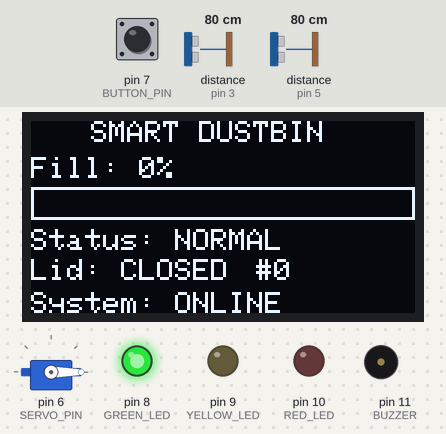
Recording of a sketch running on a simulated Arduino Uno, built with avr-gcc and run on an emulated ATmega328P. Parts: servo, 128×64 one-colour display, output pins drawn as LEDs (lit = HIGH), buzzer (waves = sounding, pin HIGH). Wiring (inferred from the names in the program): 2 × ultrasonic range finder: trigger pin 2, echo pin 3 / trigger pin 4, echo pin 5. The test bench sets the inputs (shaded band); at power-on: distance to the obstacle (sensors on pin 5, pin 3) 80 cm, pin 7 (BUTTON_PIN) HIGH. The echo pulse lasts 58.3 µs per cm; pins used as bus, display or sensor lines are not drawn; what the sketch prints to the serial monitor is not drawn.

Above: at 3.4 s.
3.5 s: distance to the obstacle (sensor on pin 5) set to 14 cm
At 4.4 s:
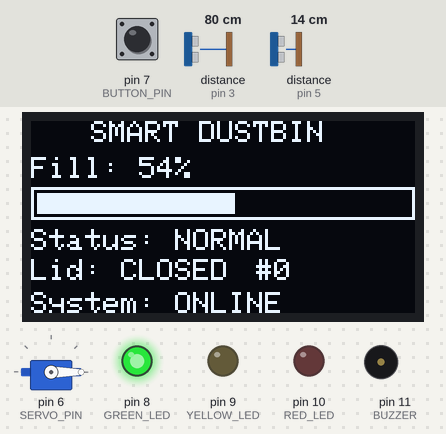
5.2 s: distance to the obstacle (sensor on pin 5) set to 11 cm
At 5.8 s:
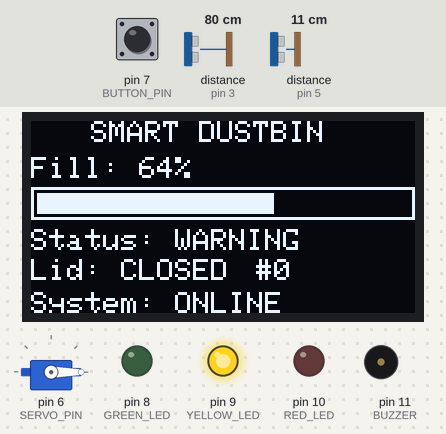
6.9 s: distance to the obstacle (sensor on pin 3) set to 23 cm
9.9 s: distance to the obstacle (sensor on pin 3) set to 19 cm
At 11.2 s:
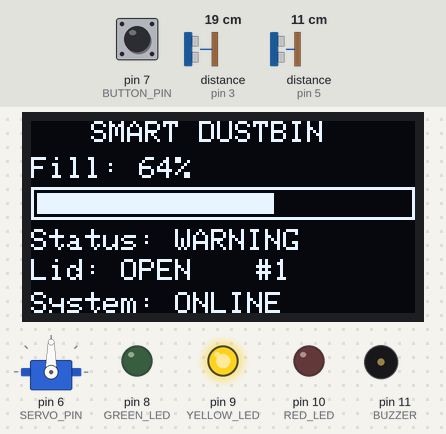
11.5 s: distance to the obstacle (sensor on pin 5) set to 6 cm
At 12.4 s:
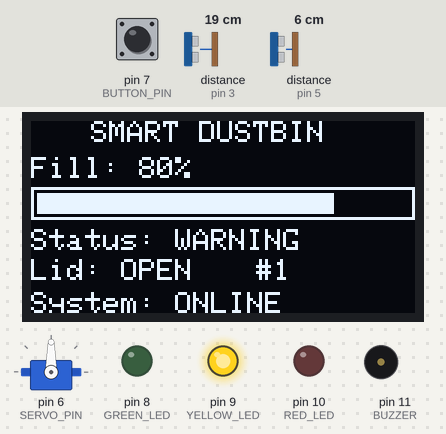
13.2 s: distance to the obstacle (sensor on pin 5) set to 3 cm
At 14.7 s:
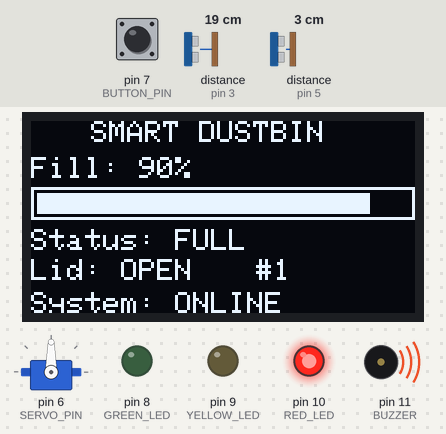
Timing chart, 0 to 17.2 s (numbered marks = the images above; inputs shaded):
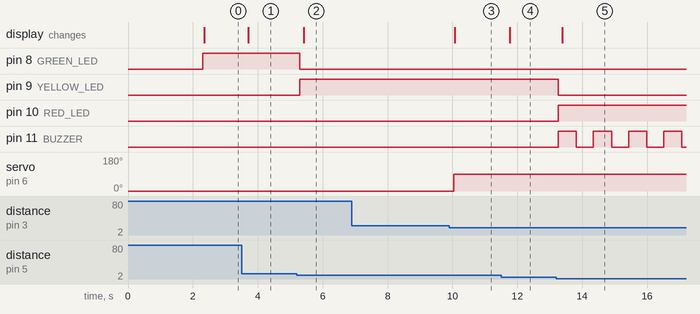

Measured:
- the behaviour switches between 13 and 12 cm on distance to the obstacle (sensor on pin 5) (found by bisection; images 1 and 2)
- the behaviour switches between 21 and 20 cm on distance to the obstacle (sensor on pin 3) (found by bisection; images 2 and 3)
- the behaviour switches between 5 and 4 cm on distance to the obstacle (sensor on pin 5) (found by bisection; images 4 and 5)
- after the input at 3.5 s, the display: changes after 0.21 s (image 1)
- after the input at 5.2 s, pin 8 (GREEN_LED): HIGH → LOW after 0.09 s; pin 9 (YELLOW_LED): LOW → HIGH after 0.09 s; the display: changes after 0.21 s (image 2)
- after the input at 9.9 s, servo on pin 6 (SERVO_PIN): 0° → 90° after 0.13 s; the display: changes after 0.17 s (image 3)
- after the input at 11.5 s, the display: changes after 0.26 s (image 4)
- after the input at 13.2 s, pin 9 (YELLOW_LED): HIGH → LOW after 0.06 s; pin 10 (RED_LED): LOW → HIGH after 0.06 s; pin 11 (BUZZER): alternates HIGH for 0.56 s and LOW for 0.52 s, starting after 0.06 s; the display: changes after 0.18 s (image 5)

The sketch:

Smart_Dustbin.ino
```cpp
#include <Servo.h>
#include <Wire.h>
#include <Adafruit_GFX.h>
#include <Adafruit_SSD1306.h>

// =====================================================
//                    PIN DEFINITIONS
// =====================================================

// Hand detection HC-SR04
const int HAND_TRIG = 2;
const int HAND_ECHO = 3;

// Garbage level HC-SR04
const int LEVEL_TRIG = 4;
const int LEVEL_ECHO = 5;

// Servo
const int SERVO_PIN = 6;

// Push button
const int BUTTON_PIN = 7;

// LEDs
const int GREEN_LED = 8;
const int YELLOW_LED = 9;
const int RED_LED = 10;

// Buzzer
const int BUZZER = 11;


// =====================================================
//                    OLED SETTINGS
// =====================================================

#define SCREEN_WIDTH 128
#define SCREEN_HEIGHT 64

#define OLED_RESET -1

Adafruit_SSD1306 display(
  SCREEN_WIDTH,
  SCREEN_HEIGHT,
  &Wire,
  OLED_RESET
);


// =====================================================
//                    SERVO OBJECT
// =====================================================

Servo lidServo;


// =====================================================
//                    SYSTEM SETTINGS
// =====================================================

// Height of the virtual dustbin
const float BIN_HEIGHT_CM = 30.0;

// Hand distance for opening
const float HAND_OPEN_DISTANCE = 20.0;

// Hand distance for closing
const float HAND_CLOSE_DISTANCE = 30.0;

// Servo angles
const int OPEN_ANGLE = 90;
const int CLOSED_ANGLE = 0;

// Garbage level thresholds
const int WARNING_LEVEL = 60;
const int FULL_LEVEL = 85;


// =====================================================
//                    VARIABLES
// =====================================================

bool lidOpen = false;

bool previousHandDetected = false;

bool oledAvailable = false;

unsigned long disposalCount = 0;

unsigned long lastOLEDUpdate = 0;

unsigned long lastSerialUpdate = 0;

unsigned long lastBuzzerChange = 0;

unsigned long lastButtonChange = 0;

bool buzzerState = false;

bool lastButtonState = HIGH;


// =====================================================
//                    SETUP
// =====================================================

void setup()
{
  Serial.begin(9600);


  // ---------------------------------------------------
  // Ultrasonic sensors
  // ---------------------------------------------------

  pinMode(HAND_TRIG, OUTPUT);
  pinMode(HAND_ECHO, INPUT);

  pinMode(LEVEL_TRIG, OUTPUT);
  pinMode(LEVEL_ECHO, INPUT);


  // ---------------------------------------------------
  // LEDs
  // ---------------------------------------------------

  pinMode(GREEN_LED, OUTPUT);
  pinMode(YELLOW_LED, OUTPUT);
  pinMode(RED_LED, OUTPUT);


  // ---------------------------------------------------
  // Buzzer
  // ---------------------------------------------------

  pinMode(BUZZER, OUTPUT);


  // ---------------------------------------------------
  // Push button
  // ---------------------------------------------------

  pinMode(BUTTON_PIN, INPUT_PULLUP);


  // ---------------------------------------------------
  // Servo
  // ---------------------------------------------------

  lidServo.attach(SERVO_PIN);

  lidServo.write(CLOSED_ANGLE);


  // ---------------------------------------------------
  // Turn outputs OFF
  // ---------------------------------------------------

  digitalWrite(GREEN_LED, LOW);
  digitalWrite(YELLOW_LED, LOW);
  digitalWrite(RED_LED, LOW);
  digitalWrite(BUZZER, LOW);


  // ---------------------------------------------------
  // OLED INITIALIZATION
  // ---------------------------------------------------

  Wire.begin();

  if (display.begin(
        SSD1306_SWITCHCAPVCC,
        0x3C))
  {
    oledAvailable = true;

    display.clearDisplay();

    display.setTextColor(SSD1306_WHITE);

    display.setTextSize(2);

    display.setCursor(5, 5);
    display.println("SMART");

    display.setCursor(5, 28);
    display.println("DUSTBIN");

    display.setTextSize(1);

    display.setCursor(20, 52);
    display.println("SYSTEM START");

    display.display();

    delay(2000);
  }
  else
  {
    oledAvailable = false;

    Serial.println("WARNING: OLED initialization failed!");
    Serial.println("System will continue without OLED.");
  }


  // ---------------------------------------------------
  // Startup message
  // ---------------------------------------------------

  Serial.println();
  Serial.println("====================================");
  Serial.println("        SMART DUSTBIN SYSTEM");
  Serial.println("====================================");
  Serial.println("System: ONLINE");
  Serial.println("Automatic Lid: ENABLED");
  Serial.println("Garbage Monitoring: ENABLED");
  Serial.println("OLED Display: ENABLED");
  Serial.println("Disposal Counter: ENABLED");
  Serial.println("====================================");
  Serial.println();
}


// =====================================================
//                 ULTRASONIC FUNCTION
// =====================================================

float readDistance(int trigPin, int echoPin)
{
  // Ensure trigger is LOW
  digitalWrite(trigPin, LOW);

  delayMicroseconds(2);


  // Send trigger pulse
  digitalWrite(trigPin, HIGH);

  delayMicroseconds(10);

  digitalWrite(trigPin, LOW);


  // Read echo
  unsigned long duration =
    pulseIn(
      echoPin,
      HIGH,
      30000
    );


  // Timeout / sensor error
  if (duration == 0)
  {
    return -1;
  }


  // Convert microseconds to centimetres
  float distance =
    duration / 58.0;


  return distance;
}


// =====================================================
//                 FILL CALCULATION
// =====================================================

int calculateFillPercentage(float distance)
{
  if (distance < 0)
  {
    return -1;
  }


  float fillPercentage =
    ((BIN_HEIGHT_CM - distance)
     / BIN_HEIGHT_CM) * 100.0;


  // Minimum 0%
  if (fillPercentage < 0)
  {
    fillPercentage = 0;
  }


  // Maximum 100%
  if (fillPercentage > 100)
  {
    fillPercentage = 100;
  }


  return (int)fillPercentage;
}


// =====================================================
//                 BIN STATUS
// =====================================================

String getBinStatus(int fillPercentage)
{
  if (fillPercentage < 0)
  {
    return "ERROR";
  }


  if (fillPercentage < WARNING_LEVEL)
  {
    return "NORMAL";
  }


  if (fillPercentage < FULL_LEVEL)
  {
    return "WARNING";
  }


  return "FULL";
}


// =====================================================
//                 AUTOMATIC LID CONTROL
// =====================================================

void controlLid(float handDistance)
{
  bool handDetected = false;


  // -----------------------------------------------
  // Detect hand
  // -----------------------------------------------

  if (
    handDistance > 0 &&
    handDistance <= HAND_OPEN_DISTANCE
  )
  {
    handDetected = true;
  }


  // -----------------------------------------------
  // OPEN LID
  // -----------------------------------------------

  if (
    handDetected &&
    !lidOpen
  )
  {
    Serial.println(">>> HAND DETECTED");
    Serial.println(">>> LID OPENING");


    lidServo.write(OPEN_ANGLE);

    lidOpen = true;


    // Count a new disposal event only once
    if (!previousHandDetected)
    {
      disposalCount++;

      Serial.print(">>> Disposal Event: ");
      Serial.println(disposalCount);
    }
  }


  // -----------------------------------------------
  // CLOSE LID
  // -----------------------------------------------

  if (
    !handDetected &&
    lidOpen &&
    handDistance >= HAND_CLOSE_DISTANCE
  )
  {
    Serial.println(">>> USER MOVED AWAY");
    Serial.println(">>> LID CLOSING");


    lidServo.write(CLOSED_ANGLE);

    lidOpen = false;
  }


  // -----------------------------------------------
  // If sensor gives error while lid is open,
  // close the lid for safety.
  // -----------------------------------------------

  if (
    handDistance < 0 &&
    lidOpen
  )
  {
    Serial.println(">>> HAND SENSOR ERROR");
    Serial.println(">>> SAFETY: CLOSING LID");


    lidServo.write(CLOSED_ANGLE);

    lidOpen = false;
  }


  previousHandDetected = handDetected;
}


// =====================================================
//              LED + BUZZER CONTROL
// =====================================================

void updateBinStatus(int fillPercentage)
{
  // Turn all LEDs OFF first

  digitalWrite(GREEN_LED, LOW);
  digitalWrite(YELLOW_LED, LOW);
  digitalWrite(RED_LED, LOW);


  // ---------------------------------------------------
  // SENSOR ERROR
  // ---------------------------------------------------

  if (fillPercentage < 0)
  {
    digitalWrite(RED_LED, HIGH);


    // Error buzzer
    if (
      millis() - lastBuzzerChange >= 1000
    )
    {
      lastBuzzerChange = millis();

      buzzerState = !buzzerState;

      digitalWrite(
        BUZZER,
        buzzerState
      );
    }

    return;
  }


  // ---------------------------------------------------
  // NORMAL
  // ---------------------------------------------------

  if (fillPercentage < WARNING_LEVEL)
  {
    digitalWrite(GREEN_LED, HIGH);

    digitalWrite(BUZZER, LOW);

    buzzerState = false;
  }


  // ---------------------------------------------------
  // WARNING
  // ---------------------------------------------------

  else if (fillPercentage < FULL_LEVEL)
  {
    digitalWrite(YELLOW_LED, HIGH);

    digitalWrite(BUZZER, LOW);

    buzzerState = false;
  }


  // ---------------------------------------------------
  // FULL
  // ---------------------------------------------------

  else
  {
    digitalWrite(RED_LED, HIGH);


    // Buzzer ON/OFF every 500 ms

    if (
      millis() - lastBuzzerChange >= 500
    )
    {
      lastBuzzerChange = millis();

      buzzerState = !buzzerState;

      digitalWrite(
        BUZZER,
        buzzerState
      );
    }
  }
}


// =====================================================
//                 OLED DISPLAY
// =====================================================

void updateOLED(
  float handDistance,
  float levelDistance,
  int fillPercentage
)
{
  if (!oledAvailable)
  {
    return;
  }


  display.clearDisplay();


  // ---------------------------------------------------
  // Title
  // ---------------------------------------------------

  display.setTextColor(SSD1306_WHITE);

  display.setTextSize(1);

  display.setCursor(20, 0);

  display.println("SMART DUSTBIN");


  // ---------------------------------------------------
  // Fill percentage
  // ---------------------------------------------------

  display.setCursor(0, 12);

  display.print("Fill: ");


  if (fillPercentage < 0)
  {
    display.println("ERROR");
  }
  else
  {
    display.print(fillPercentage);
    display.println("%");
  }


  // ---------------------------------------------------
  // Fill bar
  // ---------------------------------------------------

  display.drawRect(
    0,
    22,
    128,
    11,
    SSD1306_WHITE
  );


  if (fillPercentage >= 0)
  {
    int barWidth =
      map(
        fillPercentage,
        0,
        100,
        0,
        124
      );


    display.fillRect(
      2,
      24,
      barWidth,
      7,
      SSD1306_WHITE
    );
  }


  // ---------------------------------------------------
  // Status
  // ---------------------------------------------------

  display.setCursor(0, 36);

  display.print("Status: ");

  display.println(
    getBinStatus(fillPercentage)
  );


  // ---------------------------------------------------
  // Lid
  // ---------------------------------------------------

  display.setCursor(0, 46);

  display.print("Lid: ");

  if (lidOpen)
  {
    display.print("OPEN");
  }
  else
  {
    display.print("CLOSED");
  }


  // ---------------------------------------------------
  // Disposal counter
  // ---------------------------------------------------

  display.setCursor(75, 46);

  display.print("#");

  display.print(disposalCount);


  // ---------------------------------------------------
  // System status
  // ---------------------------------------------------

  display.setCursor(0, 57);

  display.print("System: ONLINE");


  display.display();
}


// =====================================================
//                 SERIAL MONITOR
// =====================================================

void printSystemStatus(
  float handDistance,
  float levelDistance,
  int fillPercentage
)
{
  Serial.println("------------------------------------");


  Serial.print("Hand Distance: ");

  if (handDistance < 0)
  {
    Serial.println("SENSOR ERROR");
  }
  else
  {
    Serial.print(handDistance);
    Serial.println(" cm");
  }


  Serial.print("Bin Distance: ");

  if (levelDistance < 0)
  {
    Serial.println("SENSOR ERROR");
  }
  else
  {
    Serial.print(levelDistance);
    Serial.println(" cm");
  }


  Serial.print("Fill Level: ");

  if (fillPercentage < 0)
  {
    Serial.println("SENSOR ERROR");
  }
  else
  {
    Serial.print(fillPercentage);
    Serial.println("%");
  }


  Serial.print("Status: ");

  Serial.println(
    getBinStatus(fillPercentage)
  );


  Serial.print("Lid: ");

  if (lidOpen)
  {
    Serial.println("OPEN");
  }
  else
  {
    Serial.println("CLOSED");
  }


  Serial.print("Disposal Count: ");

  Serial.println(disposalCount);


  Serial.println("------------------------------------");
}


// =====================================================
//                 BUTTON CONTROL
// =====================================================

void checkButton()
{
  bool currentButtonState =
    digitalRead(BUTTON_PIN);


  // Detect button press
  if (
    lastButtonState == HIGH &&
    currentButtonState == LOW
  )
  {
    // Simple debounce
    if (
      millis() - lastButtonChange > 200
    )
    {
      lastButtonChange = millis();


      Serial.println();
      Serial.println(">>> BUTTON PRESSED");
      Serial.println(">>> RESETTING DISPOSAL COUNT");


      disposalCount = 0;
    }
  }


  lastButtonState =
    currentButtonState;
}


// =====================================================
//                     MAIN LOOP
// =====================================================

void loop()
{
  // ===================================================
  // Read hand sensor
  // ===================================================

  float handDistance =
    readDistance(
      HAND_TRIG,
      HAND_ECHO
    );


  // Small delay between ultrasonic readings
  delay(30);


  // ===================================================
  // Read garbage level sensor
  // ===================================================

  float levelDistance =
    readDistance(
      LEVEL_TRIG,
      LEVEL_ECHO
    );


  // ===================================================
  // Calculate fill percentage
  // ===================================================

  int fillPercentage =
    calculateFillPercentage(
      levelDistance
    );


  // ===================================================
  // Automatic lid
  // ===================================================

  controlLid(handDistance);


  // ===================================================
  // Garbage status
  // ===================================================

  updateBinStatus(
    fillPercentage
  );


  // ===================================================
  // Push button
  // ===================================================

  checkButton();


  // ===================================================
  // OLED update
  // ===================================================

  if (
    millis() - lastOLEDUpdate >= 200
  )
  {
    lastOLEDUpdate = millis();


    updateOLED(
      handDistance,
      levelDistance,
      fillPercentage
    );
  }


  // ===================================================
  // Serial Monitor update
  // ===================================================

  if (
    millis() - lastSerialUpdate >= 1000
  )
  {
    lastSerialUpdate = millis();


    printSystemStatus(
      handDistance,
      levelDistance,
      fillPercentage
    );
  }


  delay(50);
}
```
